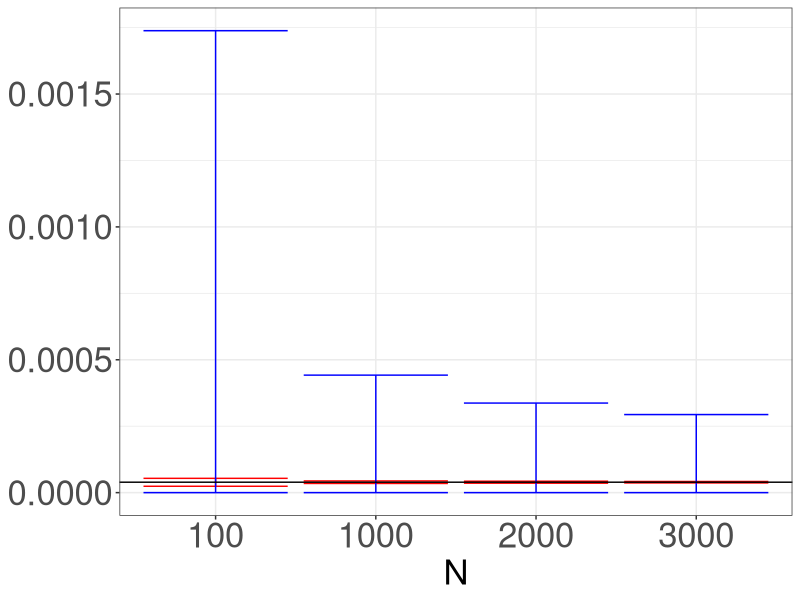

This figure's R source: (Note: this script raises an error after producing the figure.)
#この関数を実行してみたらわかると思うが, 実験回数$Nsim$が小さいとほぼ知りたい事象は観測できない.
# Simple Monte Carlo Method
install.packages(tidyverse)
install.packages(reshape2)
library(tidyverse)
library(reshape2)
sim.SMC <-function(Nsim, n, p, X){
  x <- rbinom(Nsim, size=n, prob=p)
  out <- sum( x >=X )/Nsim 
  return(out)}
sim.SMC(1000, n=100, p=0.5, X=70)
sim.SMC(100000, n=100, p=0.5, X=70)



## 重点<br>サンンプリング

# Importance Sampling Method
sim.IS <-function(Nsim, n, p, X,theta){
  x <- rbinom(Nsim, size=n,
              prob=p*exp(theta)/(1-p*(1-exp(theta))))
  out <- mean(  (x >=X )*(1-p+p*exp(theta))^n*exp(-theta*x))
  return(out)}
out1 <- sim.IS(100, n=100, p=0.5, X=70, theta=log(7/3))
out1
out2 <- sim.IS(100000, n=100, p=0.5, X=70, theta=log(7/3))
out2

#単純モンテカルロ法では, 1000回の実験から得ることが出来なかった推定値が$`r out1`$と推定できている.
#100,000回行えば, ほぼ正確な値を推定可能.

Nsim <- c(100,1000,2000,3000)
hyou.b <- matrix(0, 2, 4)
dimnames(hyou.b) <- list(c("平均","標準偏差"), Nsim)
k<- 1
for(i in Nsim){
  kekka <-replicate(1000, sim.IS(i, n=100, p=0.5, X=70, theta=log(7/3)))
  hyou.b[,k] <- c(mean(kekka), sd(kekka)) 
  k<- k+1}

hyou.b

hyou.c <- matrix(0, 2, 4)
dimnames(hyou.c) <- list(c("平均","標準偏差"), Nsim)
k<- 1
for(i in Nsim){
  kekka <-replicate(1000, sim.SMC(i, n=100, p=0.5, X=70))
  hyou.c[,k] <- c(mean(kekka), sd(kekka)) 
  k<- k+1}

hyou.c


Nsim <- c(100,1000,2000,3000)
hyou.b2 <- matrix(0, 1000, 4)
k<- 1
for(i in Nsim){
  kekka <-replicate(1000, sim.IS(i, n=100, p=0.5, X=70, theta=log(7/3)))
  hyou.b2[,k] <- kekka
  k<- k+1}

colnames(hyou.b2) <- c(100,1000,2000,3000)
hyou.c2 <- matrix(0, 1000, 4)
k<- 1
for(i in Nsim){
  kekka <-replicate(1000, sim.SMC(i, n=100, p=0.5, X=70))
  hyou.c2[,k] <- kekka
  k<- k+1}

colnames(hyou.c2) <- c(100,1000,2000,3000)


plot_hikaku <- data.frame(IS=t(hyou.b),SMC=t(hyou.c))
plot_up_2d <- plot_hikaku[,c(1,3)] + plot_hikaku[,c(2,4)]*2
plot_douwn_2d <- plot_hikaku[,c(1,3)] - plot_hikaku[,c(2,4)]*2
plot_coin <- cbind(plot_hikaku[,c(1,3)],IS_up=plot_up_2d[,1],
                   SMC_up=plot_up_2d[,2],IS_down=plot_douwn_2d[,1],
                   SMC_down=max(plot_douwn_2d[,2],0))

prob <- 1 - pbinom(69, size = 100, prob = 0.5)
prob
ggplot() +
  geom_errorbar(data=plot_coin,
                aes(x=rownames(plot_coin),ymin=IS_up,ymax=IS_down),color="red")+
  geom_errorbar(data=plot_coin,
                aes(x=rownames(plot_coin),ymin=SMC_up,ymax=SMC_down),color="blue")+xlab("N")+
  theme_bw()+
  theme(axis.title.x = element_text(size=25),axis.title.y = element_text(size=25))+
  theme(axis.text.x = element_text(size=25),axis.text.y = element_text(size=25)) +
  theme(legend.title = element_text(size=25),legend.text = element_text(size=25))+
  geom_hline(yintercept = prob)

hyou.b2 <-  data.frame(hyou.b2) %>% melt() 
hyou.b2$method <- "IS"
hyou.c2 <-  data.frame(hyou.c2) %>% melt() 
hyou.c2$method <- "SMC"
hyou.2 <- rbind(hyou.b2,hyou.c2)


layout <- t(t(c(2,1,1,1,1,1,1,1,1)))
plot_A <- ggplot(data=hyou.2[hyou.2$value < 0.000075,],aes(x=variable,y=value,color=method,fill=method))+
  geom_violin(alpha=0.2,position = "identity")+
  geom_jitter(size=0.01,width = 0.05)+
  geom_hline(yintercept = prob)+theme_bw()+
  theme(legend.position = "bottom")

plot_B <- ggplot(data=hyou.2[hyou.2$value > 0.000075,],aes(x=variable,y=value,color=method))+
  geom_jitter(size=0.01,width = 0.05)+
  guides(fill=FALSE,color=FALSE)+
  scale_color_manual(values=c("#00BFC4", "#00BFC4"))+
  theme_bw()+theme(axis.title.x = element_blank(),axis.text.x = element_blank())+
  scale_y_continuous(breaks=c(0.0003,0.0025,0.0050,0.0075,0.01),limits = c(0.0003,0.01))

grid.arrange(plot_A,plot_B,layout_matrix=layout)
